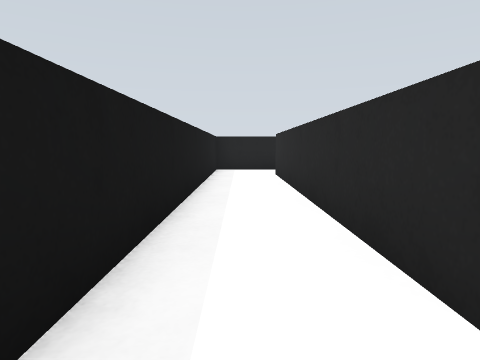
view 1 (above)

14 first-person views from a walk through a robot-simulator world made for Gazebo. The camera is 0.19 m above the floor, tilts 6° down and sees 75° across. The floor is counted in squares, 0.25 m on a side. Each view is taken from the middle of a square. On the plan, view 1 faces up. The plan holds only what a view shows up to about 10 squares ahead; the rest is blank. The place goes on beyond the plan.

view 2
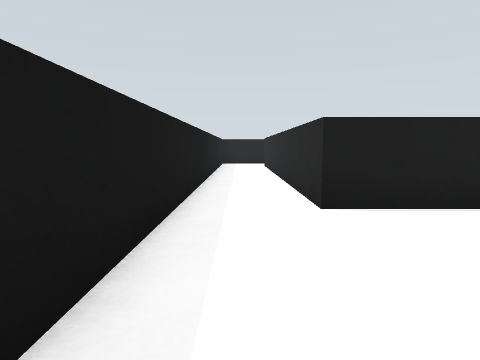

view 3
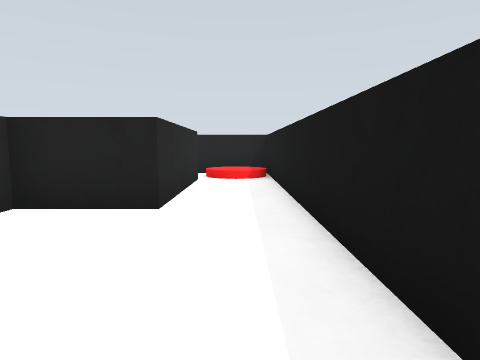

view 4
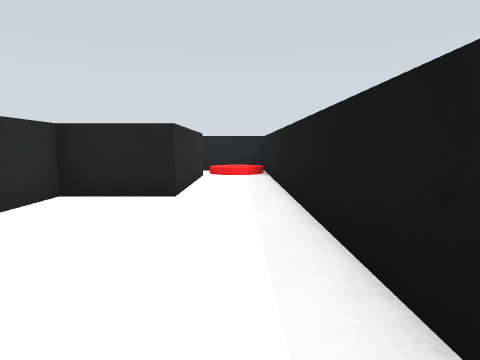

view 5
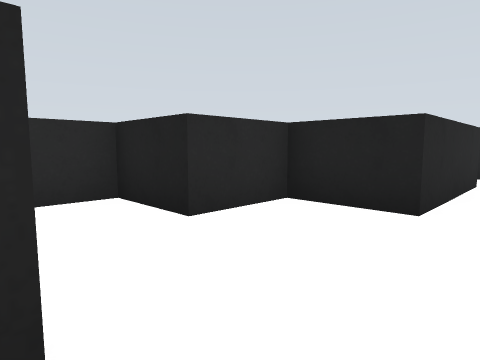

view 6
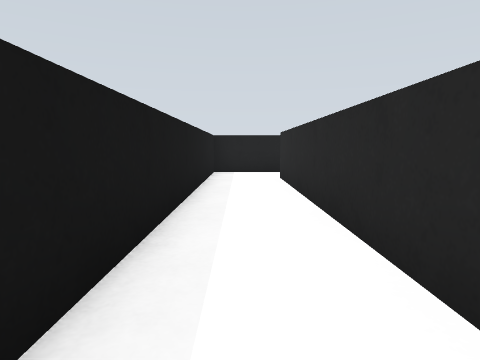

view 7
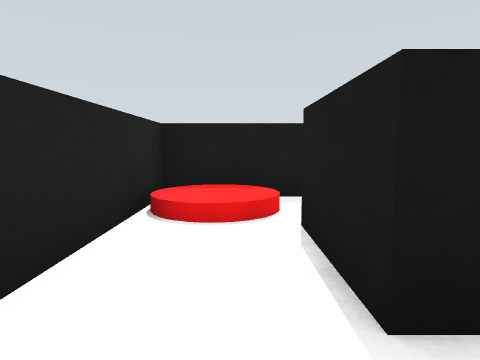

view 8
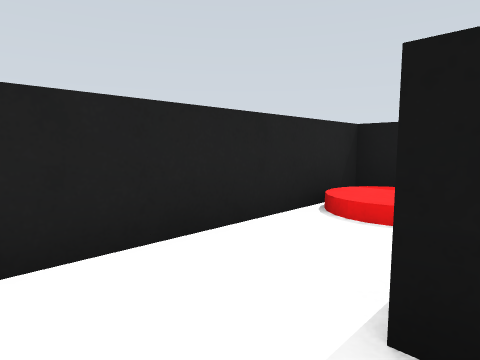

view 9
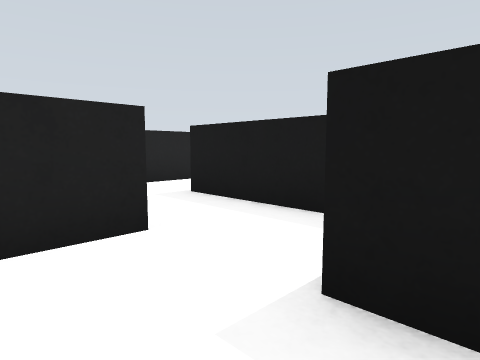

view 10
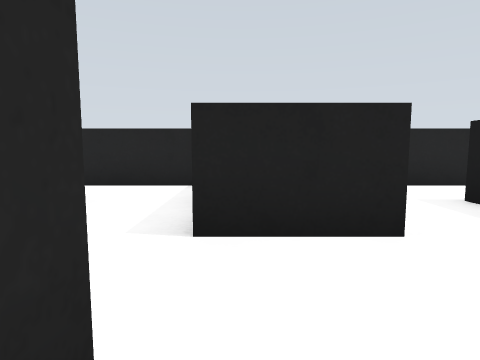

view 11
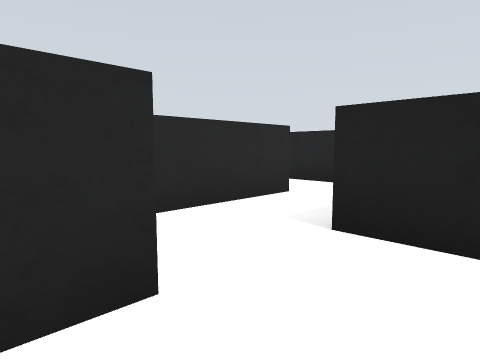

view 12
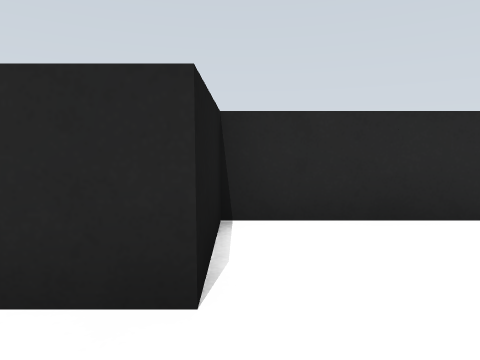

view 13
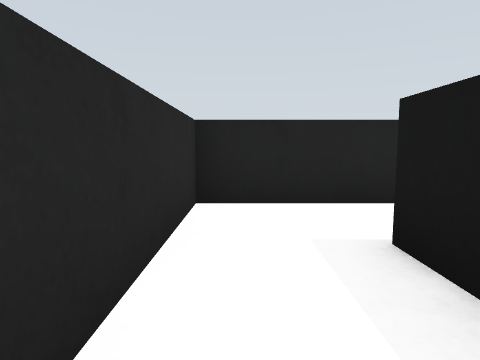

view 14
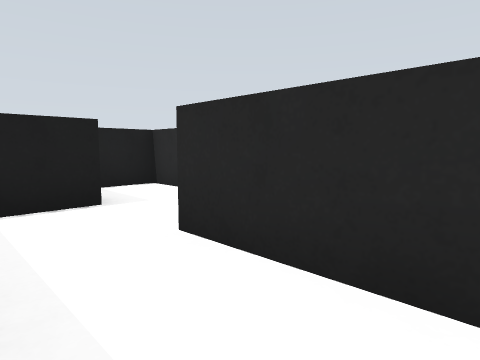

### Floor plan
Points are (right, up) in squares from view 1. A wall is a line through its corners. A room is listed if a view was taken in it or the views show most of it. See-through windows are left out.
Room 1 (views 1, 3, 4, 5, 6)
walls: (3, -0.2) (1, -0.2) (1, 8.9); (1, -3.8) (2.8, -3.8) (2.8, -2) (4.6, -2) (4.6, -0.9); (-0.8, 9.6) (-0.8, -3.5)
ways out: opening at (0, -4) to room 2; opening at (0, 9)
Room 2 (views 2, 7, 8, 14)
walls: (2.8, -4.8) (2.8, -7.4) (1, -7.4) (1, -3.8); (-0.8, -3.5) (-0.8, -9.2) (4.6, -9.2) (4.6, -5.6)
ways out: opening at (0, -4) to room 1; opening at (4, -6.5) to room 3
objects: red cylinder (0, -9) to (1, -8)
Room 3 (views 9, 10, 11, 12, 13)
walls: (4.6, -3.1) (4.6, -3.8) (3.5, -3.8); (4.6, -5.6) (6.5, -5.6); (8.2, -5.5) (8.2, -3.8) (6.4, -3.8) (6.4, -2) (5.2, -2)
ways out: opening at (4, -6.5) to room 2; opening at (7, -6.5)

Where each view was taken, in squares from view 1:
view 1: 0 up, 0 right, facing up
view 2: 4 down, 0 right, facing up
view 3: 0 up, 0 right, facing down
view 4: 1 up, 0 right, facing down
view 5: 0 up, 0 right, facing down-right
view 6: 1 up, 0 right, facing up
view 7: 8 down, 4 right, facing left
view 8: 7 down, 4 right, facing down-left
view 9: 3 down, 6 right, facing down-left
view 10: 3 down, 6 right, facing down
view 11: 3 down, 5 right, facing down-right
view 12: 4 down, 5 right, facing right
view 13: 5 down, 4 right, facing down
view 14: 8 down, 3 right, facing up-right
